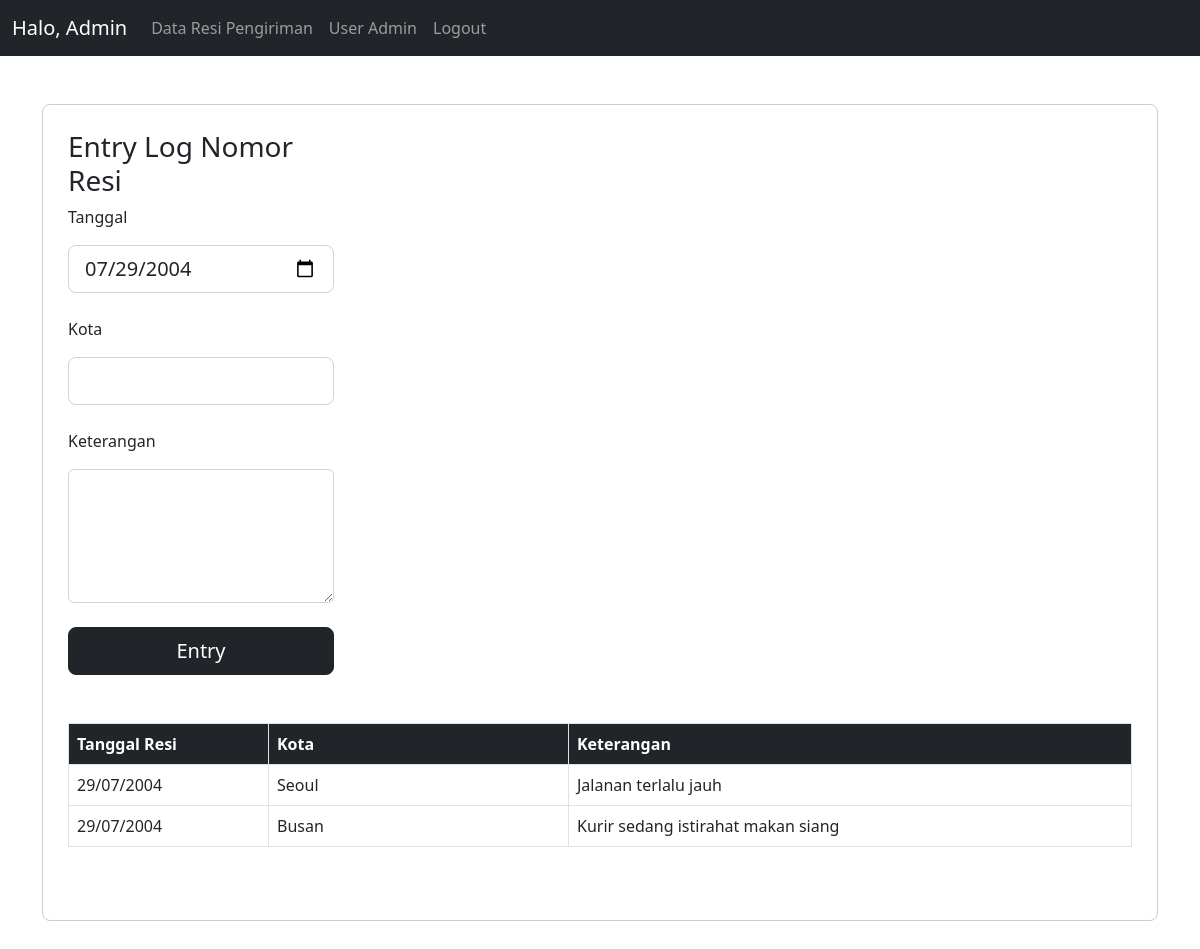
The page /entry_log.php?id=4 (signed in) on the database its author committed.
### tables this page shows
CREATE TABLE `transaksi_resi_pengiriman` (
  `id` int(11) NOT NULL,
  `nomor_resi` varchar(50) NOT NULL,
  `tanggal_resi` date NOT NULL
);

CREATE TABLE `detail_log_pengiriman` (
  `id` int(11) NOT NULL,
  `nomor_resi` varchar(20) NOT NULL,
  `tanggal` date NOT NULL,
  `kota` varchar(20) NOT NULL,
  `keterangan` varchar(250) NOT NULL
);

### entry_log.php (the view, shortened to what this page needs)
<?php
include 'connect.php' ;
$id = $_GET['id'];
$check_data = "SELECT * FROM `transaksi_resi_pengiriman` WHERE id = ?";
$check_data = $connect->prepare($check_data);
$check_data->execute([$id]);
$fetch_data = $check_data->fetch();
?>
<!DOCTYPE html>
<html lang="en">
    <head>
        <link href="https://cdn.jsdelivr.net/npm/bootstrap@5.2.3/dist/css/bootstrap.min.css" rel="stylesheet">
    </head>
    <body>
        <nav class="navbar navbar-expand-lg navbar-dark bg-dark">
            <div class="container-fluid">
                <a class="navbar-brand" href="#">Halo, Admin</a>
                <div class="collapse navbar-collapse" id="navbarSupportedContent">
                    <ul class="navbar-nav me-auto mb-2 mb-lg-0">
                        <li class="nav-item">
                            <a class="nav-link" href="admin.php">Data Resi Pengiriman</a>
                        </li>
                        <li class="nav-item">
                            <a class="nav-link" href="user.php">User Admin</a>
                        </li>
                        <li class="nav-item">
                            <a class="nav-link" href="logout.php">Logout</a>
                        </li>
                    </ul>
                </div>
            </div>
        </nav>
        <div class="container">
            <div class="content-web my-5">
                <div class="col-md-3">
                    <form method="post">
                        <h3>Entry Log Nomor Resi</h3>
                        <p>Tanggal</p>
                        <input type="date" name="tanggal" class="form-control form-control-lg" value="<?=$fetch_data['tanggal_resi']?>"><br/>
                        <p>Kota</p>
                        <input type="text" name="kota" class="form-control form-control-lg"><br/>
                        <p>Keterangan</p>
                        <textarea class="form-control" rows="5" name="keterangan"></textarea><br/>
                        <div class="d-grid gap-2">
                            <button name="tambah" class="btn btn-dark btn-lg">Entry</button>
                        </div>
                    </form>
                </div>
                <table class="table my-5 table-bordered">
                    <thead class="bg-dark text-white">
                        <tr>
                            <th scope="col" width="200">Tanggal Resi</th>
                            <th scope="col" width="300">Kota</th>
                            <th scope="col">Keterangan</th>
                        </tr>
                    </thead>
                    <tbody>
                        <?php
                        $check_list = "SELECT * FROM `detail_log_pengiriman` WHERE nomor_resi = ?";
                        $check_list = $connect->prepare($check_list);
                        $check_list->execute([$fetch_data['nomor_resi']]);
                        if ($check_list->rowCount() > 0):
                            while($data = $check_list->fetch(PDO::FETCH_ASSOC)): ?>
                                <tr>
                                    <td><?=date('d/m/Y', strtotime($data['tanggal']))?></td>
                                    <td><?=$data['kota']?></td>
                                    <td><?=$data['keterangan']?></td>
                                </tr>
                            <?php endwhile ?>
                        <?php endif ?>
                    </tbody>
                </table>
            </div>
        </div>
    </body>
</html>

### entry_log.php (style rules this page uses)
.content-web { padding: 25px; border: 1px solid #ccc; border-radius: 8px; }

### rows shown on the page
transaksi_resi_pengiriman: tanggal "07/29/2004"
detail_log_pengiriman: tanggal "29/07/2004", kota "Seoul", keterangan "Jalanan terlalu jauh"
detail_log_pengiriman: tanggal "29/07/2004", kota "Busan", keterangan "Kurir sedang istirahat makan siang"
